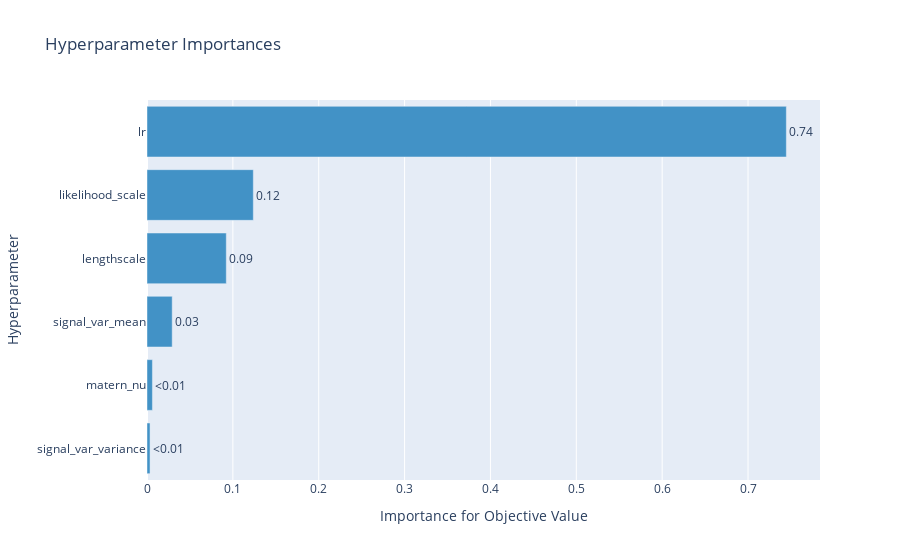

Notebook code cell kept with this figure:
### Code cell
plot_param_importances(study)

### Figure 1 — Plotly figure (JSON) as saved in the notebook; plotly's stock layout.template omitted (floating-point values rounded to 4 significant figures)
{"data": [{"cliponaxis": false, "hovertemplate": ["signal_var_variance (FloatDistribution): 0.0035349350935875213<extra></extra>", "matern_nu (CategoricalDistribution): 0.0063121429438723195<extra></extra>", "signal_var_mean (FloatDistribution): 0.02934239781949934<extra></extra>", "lengthscale (FloatDistribution): 0.09234631598130442<extra></extra>", "likelihood_scale (FloatDistribution): 0.12382888107961314<extra></extra>", "lr (FloatDistribution): 0.7446353270821234<extra></extra>"], "marker": {"color": "rgb(66,146,198)"}, "orientation": "h", "text": ["<0.01", "<0.01", "0.03", "0.09", "0.12", "0.74"], "textposition": "outside", "type": "bar", "x": [0.003535, 0.006312, 0.02934, 0.09235, 0.1238, 0.7446], "y": ["signal_var_variance", "matern_nu", "signal_var_mean", "lengthscale", "likelihood_scale", "lr"]}], "layout": {"showlegend": false, "title": {"text": "Hyperparameter Importances"}, "xaxis": {"title": {"text": "Importance for Objective Value"}}, "yaxis": {"title": {"text": "Hyperparameter"}}}}
